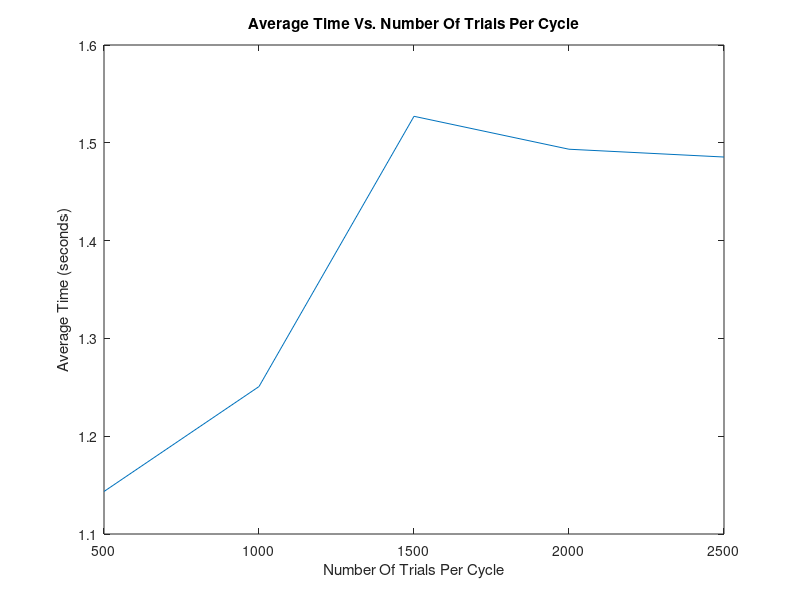
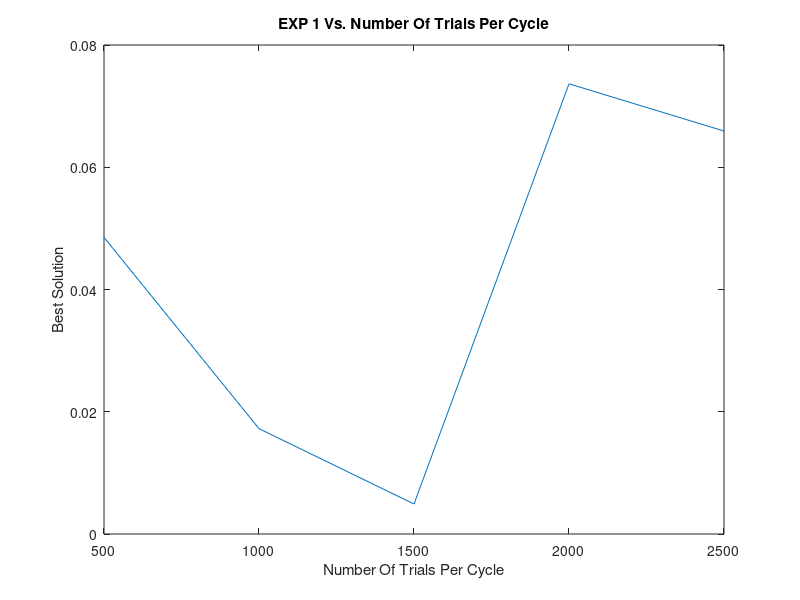
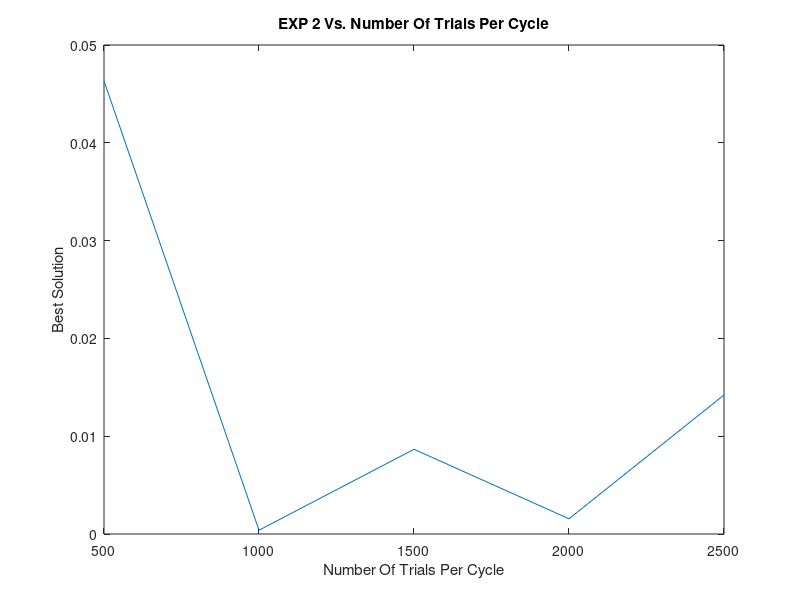
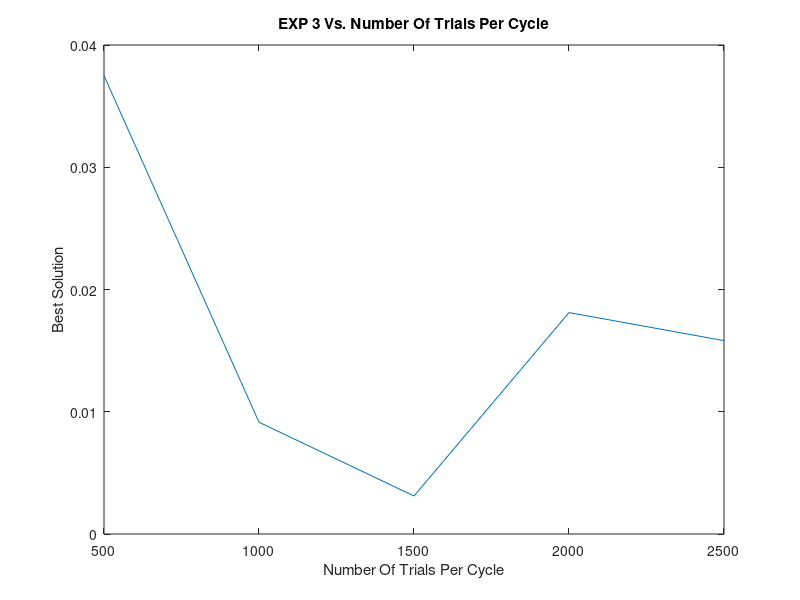

MATLAB code to generate these figures, in order:
% Modifying some of the parameters of the SA algorithm and observing the outcome.

% The number of trials per cycle
X = 500:500:2500;

% The best solutions  for each experiment and number of trials
Y = [0.048527, 0.046327, 0.037492, 0.11268, 0.00048792, 0.0017474, 0.012138, 0.012404, 0.016495, 0.028309;
    0.017236, 0.00038756, 0.0091427, 0.05956, 0.039101, 0.01033, 0.019774, 0.01691, 0.078128, 0.031068;
    0.0049075, 0.0086612, 0.0031093, 0.025596, 0.033074, 0.011486, 0.00037708, 0.038325, 0.017178, 0.054093;
    0.073648, 0.0015567, 0.018113, 0.033183, 0.014331, 0.01377, 0.00062102, 0.24032, 0.0014634, 0.02682;
    0.065926, 0.014213, 0.015817, 0.014612, 0.0035311, 0.016138, 0.073582, 0.02431, 0.06456, 0.015527];

% The average time for each number of trials
average_time = [1.143465, 1.250769, 1.527099, 1.493430, 1.485462];

% Graph for average time vs. number of trials
figure(1)
plot(X, average_time);
title('Average Time Vs. Number Of Trials Per Cycle');
xlabel('Number Of Trials Per Cycle');
ylabel('Average Time (seconds)')

% Graph for best solution for experiment 1 vs. number of trials
figure(2)
plot(X,Y(:, 1));
title('EXP 1 Vs. Number Of Trials Per Cycle');
xlabel('Number Of Trials Per Cycle');
ylabel('Best Solution');

% Graph for best solution for experiment 2 vs. number of trials
figure(3)
plot(X,Y(:, 2));
title('EXP 2 Vs. Number Of Trials Per Cycle');
xlabel('Number Of Trials Per Cycle');
ylabel('Best Solution');

% Graph for best solution for experiment 3 vs. number of trials
figure(4)
plot(X,Y(:, 3));
title('EXP 3 Vs. Number Of Trials Per Cycle');
xlabel('Number Of Trials Per Cycle');
ylabel('Best Solution');

% Graph for best solution for experiment 4 vs. number of trials
figure(5)
plot(X,Y(:, 4));
title('EXP 4 Vs. Number Of Trials Per Cycle');
xlabel('Number Of Trials Per Cycle');
ylabel('Best Solution');

% Graph for best solution for experiment 5 vs. number of trials
figure(6)
plot(X,Y(:, 5));
title('EXP 5 Vs. Number Of Trials Per Cycle');
xlabel('Number Of Trials Per Cycle');
ylabel('Best Solution');